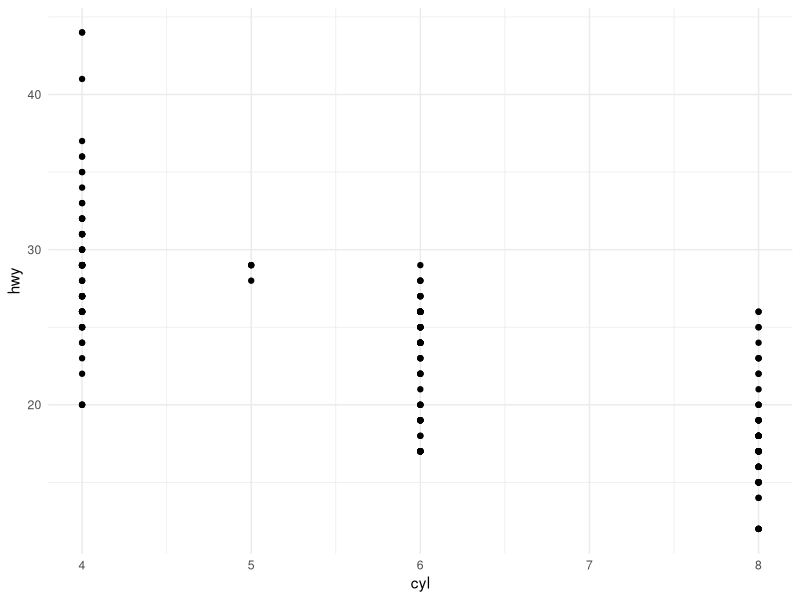
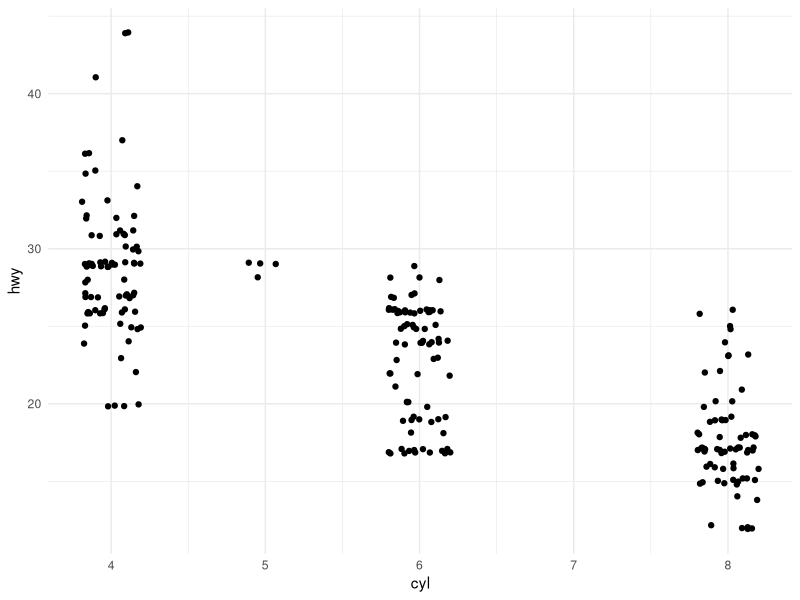
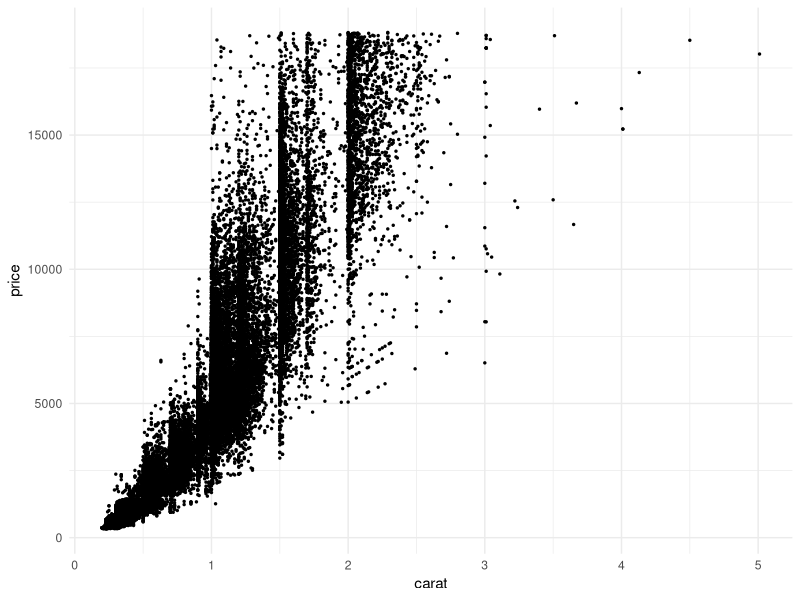
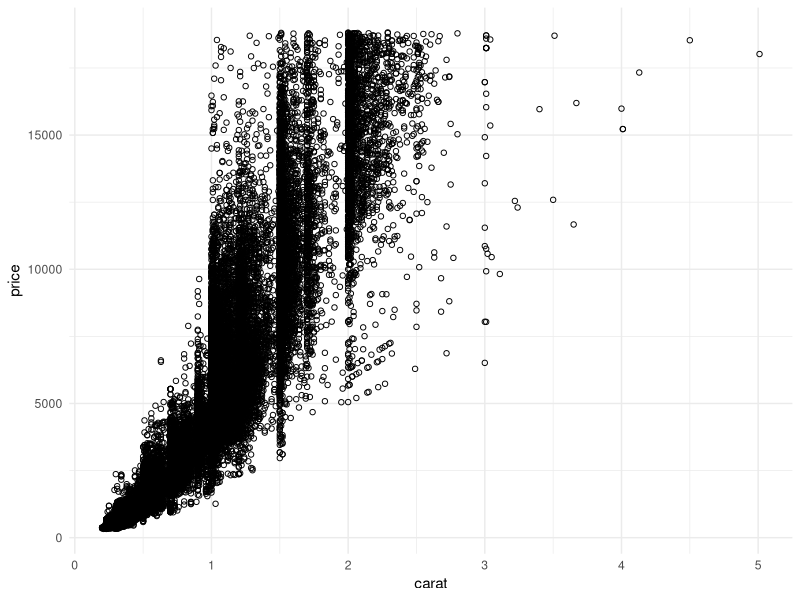
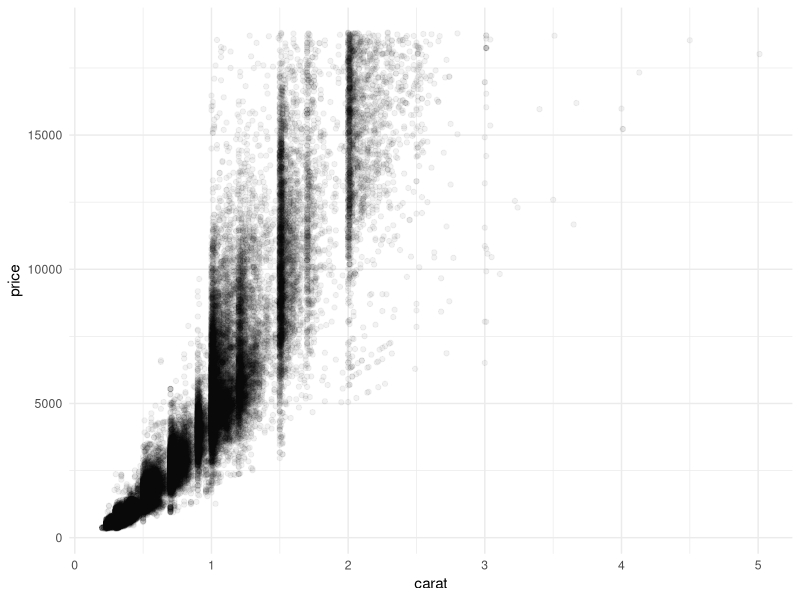
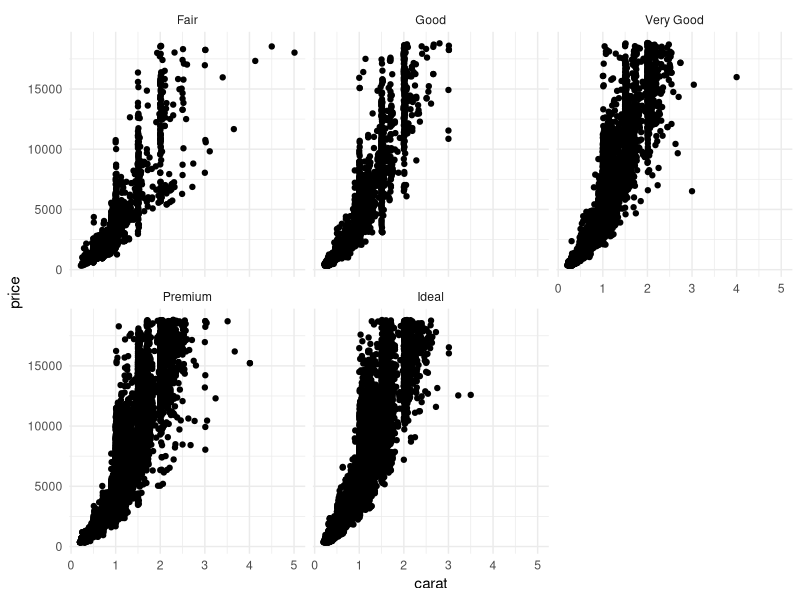
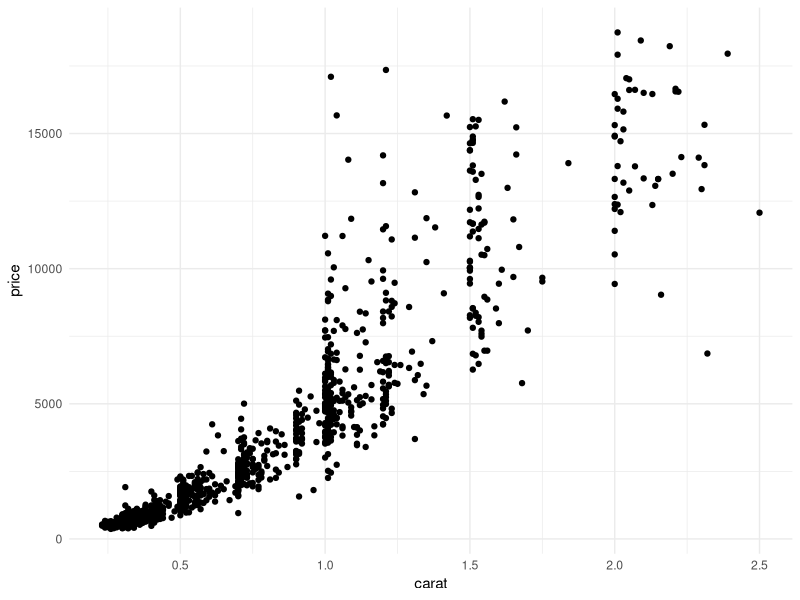
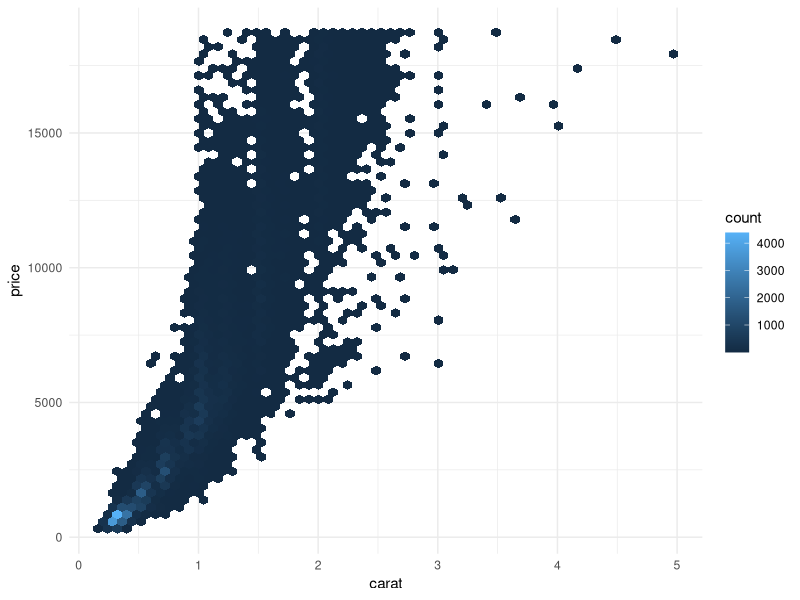

Recreate these plots in R, in order.
## ---- chunk 1
library(tidyverse)
theme_set(theme_minimal())

## ---- chunk 2
mpg %>%
  ggplot() +
  geom_point(mapping = aes(x = cyl, y = hwy))

nrow(mpg)

mpg %>%
  ggplot() +
  geom_jitter(
    mapping = aes(x = cyl, y = hwy),
    width = 0.2, 
    height = 0.2
  )

## ---- chunk 3
# size
diamonds %>%
  ggplot(aes(x = carat, y = price)) +
  geom_point(size = 0.5)

# shape
diamonds %>%
  ggplot(aes(x = carat, y = price)) +
  geom_point(shape = 1)

# transparency
diamonds %>%
  ggplot(aes(x = carat, y = price)) +
  geom_point(alpha = 0.05)

# faceting
diamonds %>%
  ggplot(aes(x = carat, y = price)) +
  geom_point() +
  facet_wrap(~ cut)

# sampling
diamonds %>% 
  slice_sample(n = 1000) %>%
  ggplot(aes(x = carat, y = price)) +
  geom_point()

## ---- chunk 4
diamonds %>% 
  ggplot(aes(x = carat, y = price)) +
  geom_hex(bins = 60)

diamonds %>% 
  ggplot(aes(x = carat, y = price)) +
  geom_point(alpha = 0.1) +
  geom_smooth()

## ---- chunk 5
library(GGally)

diamonds_subset <- diamonds %>%
  select(where(is.numeric), cut) %>%
  slice_sample(n = 50) 

diamonds_subset %>%
  ggparcoord(columns = 1:4, alphaLines = 0.3, groupColumn = 8)

## ---- chunk 6
library(GGally)

mpg %>%
  select(cty, hwy, year, fl, displ) %>%
  ggpairs()

## ---- chunk 7
votes <- read_csv(here::here("data", "votes.csv"))

# select the numeric variables
votes_numeric <- votes %>%
  select_if(is.numeric)

# run PCA
votes_pca <- prcomp(votes_numeric)

# extract the principle components
votes_pcs <- votes_pca %>%
  .$x %>%
  as_tibble()

# combine the pcs to the names and parties
votes_pcs <- bind_cols(
  select(votes, name, party),
  votes_pcs
)

summary(votes_pca)

## ---- chunk 8
votes_pcs %>%
  ggplot() +
  geom_point(aes(x = PC1, y = PC2, color = party))  +
  coord_fixed() +
  labs(
    x = "PC1 (0.63 variation explained)",  
    y = "PC2 (0.05 variation explained)"
  )

## ---- chunk 9
# plot the data
names <- c("Bernie Sanders", "Ted Cruz", "Joe Manchin", "Susan Collins")

ggplot() +
  geom_point(
    data = votes_pcs, aes(PC1, PC2, color = party),
    alpha = 0.5
  ) +
  geom_text(
    data = filter(votes_pcs, name %in% names), 
    aes(PC1, PC2, label = name)
  ) +
  scale_color_manual(values = c("blue", "#228B22", "red")) +
  labs(
    title = "PC1 and PC2 of 114th Senate Votes",
    x = "PC1 (0.63 of Variation)",
    y = "PC2 (0.05 of Variation)"
  ) +
  guides(text = NULL)


